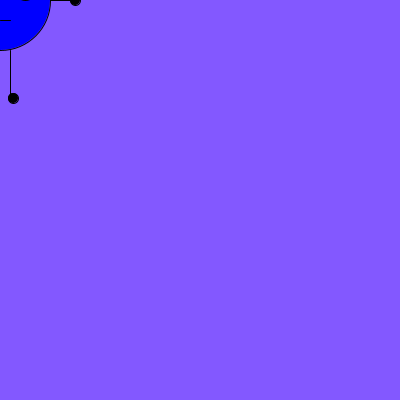
Frame 1 (no input)
Frame 60 (the mouse pressed at the canvas centre just before this capture): identical to frame 1, image omitted
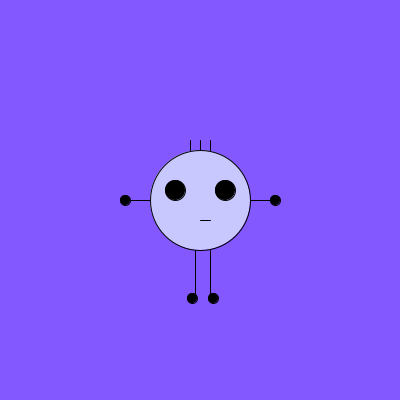
Frame 120 (the mouse held since frame 60 and released just before this capture)

The Processing sketch that drew these frames (run headless with seeded random() and noise(); from frame 60 on, the mouse is pressed at the canvas centre):

// Processing sketch: processing_10958
// ── processing_10958.pde

int cresce;
int crescex;

void setup () {
  size (400,400);
  smooth ();
  background (#8358FF);
}

void draw () {

background (#8358FF);
exibeMostro ();  
   
}

void exibeMostro () {
  int posx = mouseX;
int posy = mouseY;
int py = mouseY;
int cresce = py-60;
int crescex = posx;
int r = mouseX;
int g = mouseY;
int b = 255;
r = constrain (r,g,255);
fill (r,g,b);//cor do corpo
  ellipse (posx,posy, 100,100);//corpo
  line (posx+10,posy+50, posx+10, posy+100);//perna1
  fill (0);//cor pé
  ellipse (posx+13, posy+98,10,10);//pé1
  line (posx-5,posy+50, posx-5, posy+100);//perna2 
  ellipse (posx-8,posy+98,10,10); //pé2
  fill (0); //cor olho
  ellipse (posx-25, posy-10, 20,20);//olho1
  ellipse (posx+25, posy-10,20,20);//olho2
  line (posx, posy+20,posx+10, posy+20);//boca
  line (posx+50, posy, posx+75, posy);//braço1
  line (posx-50, posy, posx-75,posy);//braço2
  ellipse (posx+75, posy, 10, 10);//mão1
  ellipse (posx-75, posy, 10,10);//mão2
  line (posx, posy-50, crescex, cresce);//cabelo1
  line (posx-10, posy-50, crescex-10, cresce);//cabelo2
  line (posx+10, posy-50, crescex+10, cresce);//cabelo3

if (mousePressed) {
  cresce = cresce+10;
  crescex = crescex+10;
}
}
